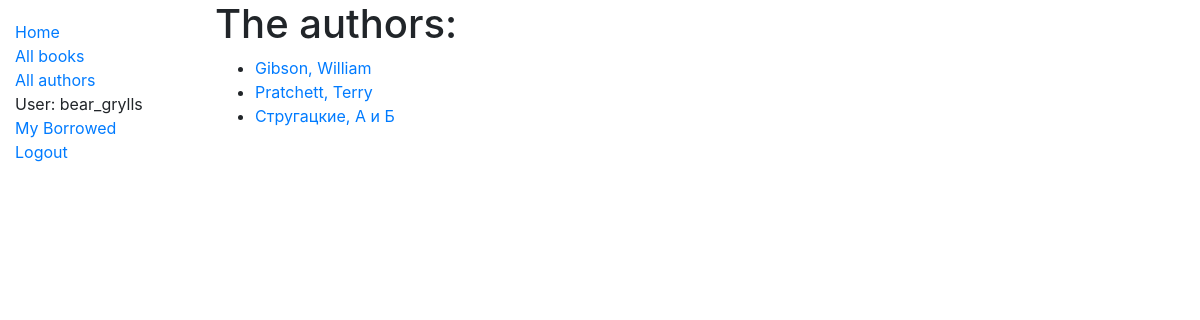
/catalog/authors/ (signed in), run on the app's committed database.
### catalog/models.py (models this page shows, shortened)
class Author(models.Model):
    first_name = models.CharField(max_length=100)
    last_name = models.CharField(max_length=100)
    date_of_birth = models.DateField(null=True, blank=True)
    date_of_death = models.DateField('died', null=True, blank=True)
    class Meta:
        ordering = ['last_name', 'first_name']
    def get_absolute_url(self):
        return reverse('author-detail', args=[str(self.id)])

### catalog/views.py (the view)
# urls.py: path('authors/', views.AuthorListView.as_view(), name='authors'),
class AuthorListView(generic.ListView):
    model = Author
    paginate_by = 10

### templates/catalog/author_list.html
{% extends "base_generic.html" %}
{% block content %}
  <h1>The authors:</h1>
  {% if author_list %}
  <ul>
    {% for author in author_list %}
      <li>
        <a href="{{ author.get_absolute_url }}">{{ author.last_name }}, {{author.first_name}}</a>
      </li>
    {% endfor %}
  </ul>
  {% else %}
    <p>There are no authors to display.</p>
  {% endif %}
{% endblock %}

### templates/base_generic.html (shortened to what this page needs)
<!DOCTYPE html>
<html lang="en">
<head>
  <link rel="stylesheet" href="https://stackpath.bootstrapcdn.com/bootstrap/4.1.3/css/bootstrap.min.css">
  {% load static %}
  <link rel="stylesheet" href="{% static 'css/styles.css' %}">
</head>
<body>
  <div class="container-fluid">
    <div class="row">
      <div class="col-sm-2">
      {% block sidebar %}
        <ul class="sidebar-nav">
          <li><a href="{% url 'index' %}">Home</a></li>
          <li><a href="{% url 'books' %}">All books</a></li>
          <li><a href="{% url 'authors' %}">All authors</a></li>
          {% if user.is_authenticated %}
            <li>User: {{ user.get_username }}</li>
            <li><a href="{% url 'my-borrowed' %}">My Borrowed</a></li>
            <li><a href="{% url 'logout'%}?next={{request.path}}">Logout</a></li>
          {% else %}
            <li><a href="{% url 'login'%}?next={{request.path}}">Login</a></li>
          {% endif %}
        </ul>
     {% endblock %}
      </div>
      <div class="col-sm-10 ">{% block content %}{% endblock %}
       </div>
    </div>
  </div>
</body>
</html>

### catalog/static/css/styles.css (style rules this page uses)
.sidebar-nav { margin-top: 20px; padding: 0; list-style: none; }

### data on the page
Author: last_name "Gibson", first_name "William"
Author: last_name "Pratchett", first_name "Terry"
Author: last_name "Стругацкие", first_name "А и Б"

### other printed values
{{ user.get_username }} "bear_grylls"
